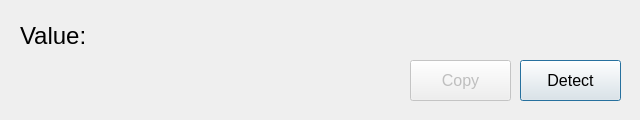
<?xml version="1.0" encoding="UTF-8"?>
<ui version="4.0">
 <class>Dialog</class>
 <widget class="QDialog" name="Dialog">
  <property name="geometry">
   <rect>
    <x>0</x>
    <y>0</y>
    <width>640</width>
    <height>120</height>
   </rect>
  </property>
  <property name="windowTitle">
   <string notr="true">UIA Tester</string>
  </property>
  <widget class="QPushButton" name="detect">
   <property name="geometry">
    <rect>
     <x>520</x>
     <y>60</y>
     <width>101</width>
     <height>41</height>
    </rect>
   </property>
   <property name="styleSheet">
    <string notr="true">font-size: 16px; font-weight: normal;</string>
   </property>
   <property name="text">
    <string notr="true">Detect</string>
   </property>
  </widget>
  <widget class="QLabel" name="label">
   <property name="geometry">
    <rect>
     <x>20</x>
     <y>10</y>
     <width>601</width>
     <height>51</height>
    </rect>
   </property>
   <property name="styleSheet">
    <string notr="true">font-size: 24px</string>
   </property>
   <property name="text">
    <string notr="true">Value:</string>
   </property>
  </widget>
  <widget class="QPushButton" name="copy">
   <property name="enabled">
    <bool>false</bool>
   </property>
   <property name="geometry">
    <rect>
     <x>410</x>
     <y>60</y>
     <width>101</width>
     <height>41</height>
    </rect>
   </property>
   <property name="styleSheet">
    <string notr="true">font-size: 16px; font-weight: normal;</string>
   </property>
   <property name="text">
    <string notr="true">Copy</string>
   </property>
  </widget>
 </widget>
 <resources/>
 <connections/>
</ui>
